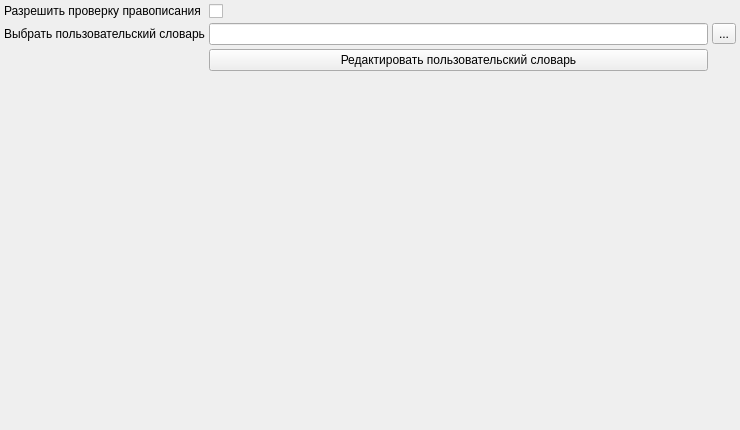
<?xml version="1.0" encoding="UTF-8"?>
<ui version="4.0">
 <class>spellCheckPage</class>
 <widget class="QWidget" name="spellCheckPage">
  <property name="enabled">
   <bool>true</bool>
  </property>
  <property name="geometry">
   <rect>
    <x>0</x>
    <y>0</y>
    <width>740</width>
    <height>430</height>
   </rect>
  </property>
  <property name="mouseTracking">
   <bool>false</bool>
  </property>
  <property name="windowTitle">
   <string>Проверка правописания</string>
  </property>
  <layout class="QGridLayout" name="gridLayout" rowstretch="0,0,0,0">
   <property name="sizeConstraint">
    <enum>QLayout::SetDefaultConstraint</enum>
   </property>
   <property name="margin">
    <number>4</number>
   </property>
   <property name="spacing">
    <number>4</number>
   </property>
   <item row="1" column="2">
    <widget class="QToolButton" name="btnSelectPathToPersonalDict">
     <property name="text">
      <string>...</string>
     </property>
    </widget>
   </item>
   <item row="3" column="0">
    <spacer name="verticalSpacer">
     <property name="orientation">
      <enum>Qt::Vertical</enum>
     </property>
     <property name="sizeType">
      <enum>QSizePolicy::Expanding</enum>
     </property>
     <property name="sizeHint" stdset="0">
      <size>
       <width>20</width>
       <height>337</height>
      </size>
     </property>
    </spacer>
   </item>
   <item row="1" column="1">
    <widget class="QLineEdit" name="edtPathToPersonalDict">
     <property name="sizePolicy">
      <sizepolicy hsizetype="Expanding" vsizetype="Fixed">
       <horstretch>0</horstretch>
       <verstretch>0</verstretch>
      </sizepolicy>
     </property>
    </widget>
   </item>
   <item row="0" column="1">
    <widget class="QCheckBox" name="chkSpellCheckHighlight">
     <property name="enabled">
      <bool>true</bool>
     </property>
     <property name="sizePolicy">
      <sizepolicy hsizetype="Preferred" vsizetype="Fixed">
       <horstretch>0</horstretch>
       <verstretch>0</verstretch>
      </sizepolicy>
     </property>
     <property name="mouseTracking">
      <bool>true</bool>
     </property>
     <property name="text">
      <string/>
     </property>
    </widget>
   </item>
   <item row="1" column="0">
    <widget class="QLabel" name="lblPathToPersonalDict">
     <property name="sizePolicy">
      <sizepolicy hsizetype="Maximum" vsizetype="Preferred">
       <horstretch>0</horstretch>
       <verstretch>0</verstretch>
      </sizepolicy>
     </property>
     <property name="text">
      <string>Выбрать пользовательский словарь</string>
     </property>
    </widget>
   </item>
   <item row="0" column="0">
    <widget class="QLabel" name="lblPathToPersonalDict_2">
     <property name="sizePolicy">
      <sizepolicy hsizetype="Maximum" vsizetype="Maximum">
       <horstretch>0</horstretch>
       <verstretch>0</verstretch>
      </sizepolicy>
     </property>
     <property name="text">
      <string>Разрешить проверку правописания</string>
     </property>
    </widget>
   </item>
   <item row="2" column="1">
    <widget class="QPushButton" name="btnEditPersonalDict">
     <property name="sizePolicy">
      <sizepolicy hsizetype="Minimum" vsizetype="Fixed">
       <horstretch>0</horstretch>
       <verstretch>0</verstretch>
      </sizepolicy>
     </property>
     <property name="text">
      <string>Редактировать пользовательский словарь</string>
     </property>
    </widget>
   </item>
  </layout>
 </widget>
 <resources/>
 <connections/>
</ui>
